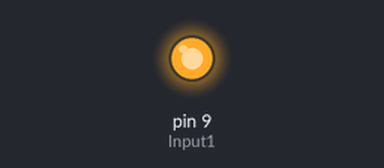
Bench run of a sketch on a simulated Arduino Uno, built with avr-gcc and run on an emulated ATmega328P. Parts: output pins drawn as LEDs (lit = HIGH).

Above: at 0.1 s.
Timing chart, 0 to 1.6 s (numbered marks = the images above):
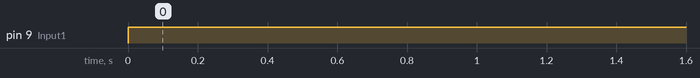

Measured:
- by itself, pin 9 (Input1): LOW → HIGH at 0.00 s

The sketch:

BombaAguaTest.ino
```cpp
//Variables para la mini bomba de agua
int Input1 = 9;    // Control pin 1 for motor 1
int Input2 = 10;     // Control pin 2 for motor 1

int OnOff = 1; // Switch On/Off para la bomba (1 = On | 0 = Off)
int Adelante; // Variable PWM 1
int Atras; // Variable PWM 2
int Detener = map(0, 0, 1023, 0, 255);
int Var = 1022;


void setup() {
  Serial.begin(9600);

}

void loop() {
analogWrite(Input1,1022);

//analogWrite(Input2, 1022);


}
```
